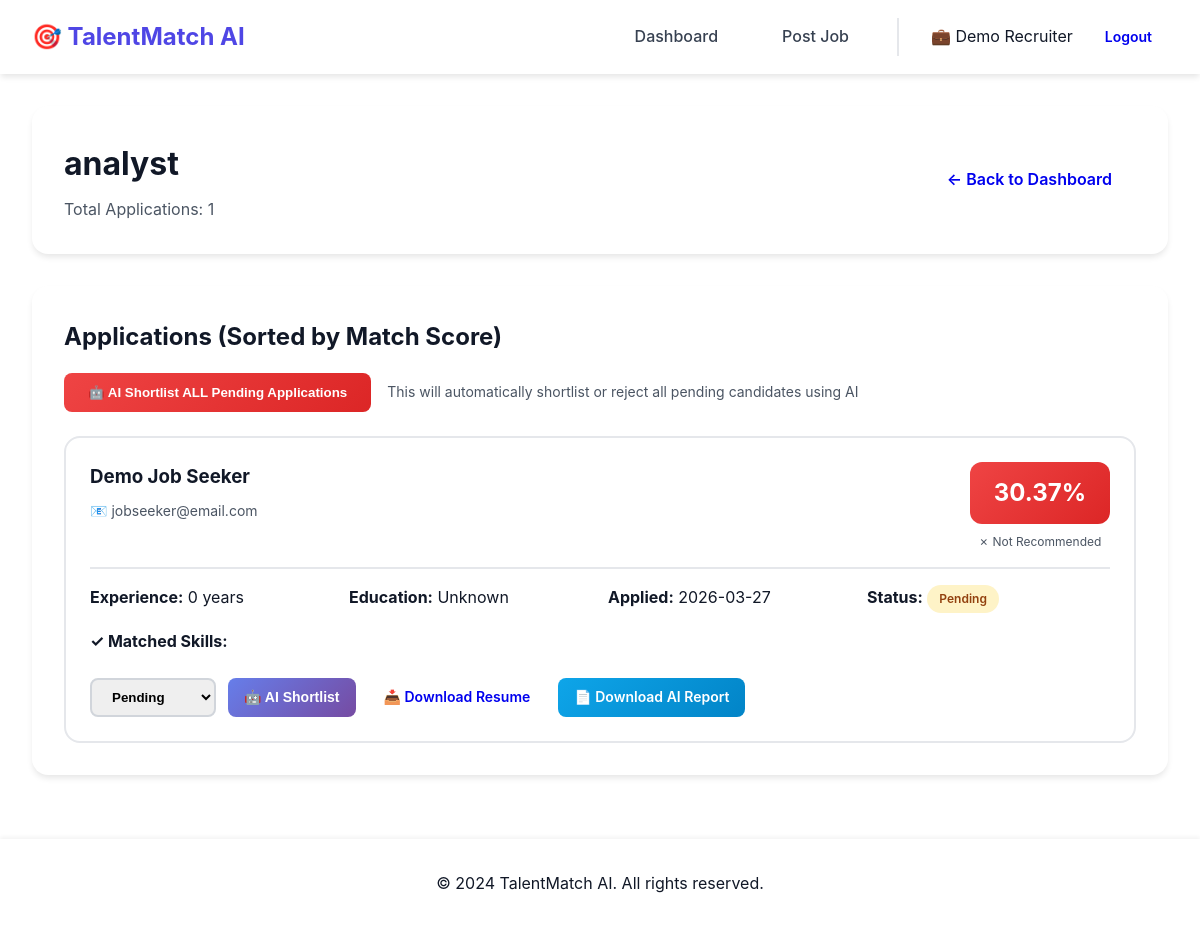
Screenshot of /recruiter/jobs/5/applications (signed in) with the database file from the repository.
### tables this page shows
CREATE TABLE jobs (
            id INTEGER PRIMARY KEY AUTOINCREMENT,
            title TEXT NOT NULL,
            description TEXT NOT NULL,
            requirements TEXT NOT NULL,
            location TEXT,
            job_type TEXT,
            experience_level TEXT,
            salary_range TEXT,
            posted_by INTEGER,
            status TEXT DEFAULT 'active',
            created_at TIMESTAMP DEFAULT CURRENT_TIMESTAMP,
            FOREIGN KEY (posted_by) REFERENCES users (id)
        );

CREATE TABLE applications (
            id INTEGER PRIMARY KEY AUTOINCREMENT,
            job_id INTEGER NOT NULL,
            user_id INTEGER NOT NULL,
            resume_path TEXT NOT NULL,
            cover_letter TEXT,
            match_score REAL,
            skills_matched TEXT,
            experience_years INTEGER,
            education_level TEXT,
            status TEXT DEFAULT 'pending',
            screening_result TEXT,
            applied_at TIMESTAMP DEFAULT CURRENT_TIMESTAMP,
            FOREIGN KEY (job_id) REFERENCES jobs (id),
            FOREIGN KEY (user_id) REFERENCES users (id)
        );

CREATE TABLE users (
            id INTEGER PRIMARY KEY AUTOINCREMENT,
            username TEXT UNIQUE NOT NULL,
            email TEXT UNIQUE NOT NULL,
            password TEXT NOT NULL,
            role TEXT NOT NULL,
            full_name TEXT,
            phone TEXT,
            created_at TIMESTAMP DEFAULT CURRENT_TIMESTAMP
        );

### app.py (the view)
@app.route('/recruiter/jobs/<int:job_id>/applications')
def view_applications(job_id):
    if 'user_id' not in session or session.get('role') != 'recruiter':
        return redirect(url_for('login'))
    conn = get_db()
    job = conn.execute('SELECT * FROM jobs WHERE id = ? AND posted_by = ?',
                       (job_id, session['user_id'])).fetchone()
    if not job:
        flash('Job not found', 'error')
        conn.close()
        return redirect(url_for('recruiter_dashboard'))
    applications = conn.execute('''
        SELECT a.*, u.full_name as candidate_name, u.email as candidate_email, u.phone as candidate_phone
        FROM applications a
        JOIN users u ON a.user_id = u.id
        WHERE a.job_id = ?
        ORDER BY a.match_score DESC, a.applied_at DESC
    ''', (job_id,)).fetchall()
    conn.close()
    return render_template('recruiter_applications.html', job=job, applications=applications)

### app.py (called while the page is built)
def get_db():
    conn = sqlite3.connect('database.db')
    conn.row_factory = sqlite3.Row
    return conn

### templates/recruiter_applications.html (shortened to what this page needs)
<!DOCTYPE html>
<html lang="en">
<head>
    <link rel="stylesheet" href="{{ url_for('static', filename='style.css') }}">
</head>
<body>
    <nav class="navbar">
        <div class="nav-brand">🎯 TalentMatch AI</div>
        <div class="nav-menu">
            <a href="{{ url_for('recruiter_dashboard') }}" class="nav-link">Dashboard</a>
            <a href="{{ url_for('create_job') }}" class="nav-link">Post Job</a>
            <div class="nav-user">
                <span>💼 {{ session.full_name or session.username }}</span>
                <a href="{{ url_for('logout') }}" class="btn btn-sm">Logout</a>
            </div>
        </div>
    </nav>
    <div class="container">
        <div class="page-header">
            <div>
                <h1>{{ job.title }}</h1>
                <p style="color: var(--gray-600); margin-top: 0.5rem;">Total Applications: {{ applications|length }}</p>
            </div>
            <a href="{{ url_for('recruiter_dashboard') }}" class="btn">← Back to Dashboard</a>
        </div>
        <div class="section">
            <h2>Applications (Sorted by Match Score)</h2>
            <div style="margin-top: 1rem; margin-bottom: 1.5rem; display: flex; gap: 1rem;">
    <button onclick="bulkAIShortlist()"
            class="btn"
            style="background: linear-gradient(135deg, #ef4444 0%, #dc2626 100%); color: white;">
        🤖 AI Shortlist ALL Pending Applications
    </button>
    <span style="font-size: 0.875rem; color: var(--gray-600); align-self: center;">
        This will automatically shortlist or reject all pending candidates using AI
    </span>
</div>
            {% if applications|length > 0 %}
                <div style="display: grid; gap: 1.5rem; margin-top: 1.5rem;">
                    {% for app in applications %}
                    <div style="border: 2px solid var(--gray-200); border-radius: 1rem; padding: 1.5rem; transition: all 0.3s;"
                         onmouseover="this.style.borderColor='var(--primary)'"
                         onmouseout="this.style.borderColor='var(--gray-200)'">
                        <div style="display: flex; justify-content: space-between; align-items: start; margin-bottom: 1rem; padding-bottom: 1rem; border-bottom: 2px solid var(--gray-200);">
                            <div>
                                <h3 style="margin-bottom: 0.5rem;">{{ app.candidate_name }}</h3>
                                <p style="color: var(--gray-600); font-size: 0.875rem;">
                                    📧 {{ app.candidate_email }}
                                </p>
                            </div>
                            <div style="text-align: center;">
                                <div class="score-badge" style="background: linear-gradient(135deg,
                                    {% if app.match_score >= 75 %}#10B981 0%, #059669 100%{% elif app.match_score >= 60 %}#3B82F6 0%, #2563EB 100%{% elif app.match_score >= 45 %}#F59E0B 0%, #D97706 100%{% else %}#EF4444 0%, #DC2626 100%{% endif %}); margin-bottom: 0.5rem;">
                                    {{ app.match_score }}%
                                </div>
                                <p style="font-size: 0.75rem; color: var(--gray-600);">
                                    {% if app.match_score >= 75 %}⭐ Highly Recommended
                                    {% elif app.match_score >= 60 %}✓ Recommended
                                    {% elif app.match_score >= 45 %}⚠ Maybe
                                    {% else %}✗ Not Recommended
                                    {% endif %}
                                </p>
                            </div>
                        </div>
                        <div style="display: grid; grid-template-columns: repeat(auto-fit, minmax(200px, 1fr)); gap: 1rem; margin-bottom: 1rem;">
                            <div>
                                <strong>Experience:</strong> {{ app.experience_years }} years
                            </div>
                            <div>
                                <strong>Education:</strong> {{ app.education_level }}
                            </div>
                            <div>
                                <strong>Applied:</strong> {{ app.applied_at[:10] }}
                            </div>
                            <div>
                                <strong>Status:</strong>
                                <span class="badge badge-{{ 'success' if app.status == 'shortlisted' else 'warning' if app.status == 'pending' else 'primary' if app.status == 'interview' else 'danger' }}">
                                    {{ app.status.title() }}
                                </span>
                            </div>
                        </div>
                        {% if app.skills_matched %}
                        <div style="margin-bottom: 1rem;">
                            <strong>✓ Matched Skills:</strong>
                        </div>
                        {% endif %}
                        <div style="display: flex; gap: 0.75rem; flex-wrap: wrap;">
                            <select onchange="updateStatus({{ app.id }}, this.value)" style="padding: 0.5rem 1rem; border: 2px solid var(--gray-300); border-radius: 0.5rem; font-weight: 600; cursor: pointer;">
                                <option value="pending" {% if app.status == 'pending' %}selected{% endif %}>Pending</option>
                            </select>
                            {% if app.status == 'pending' %}
                            <button onclick="aiShortlist({{ app.id }}, this)" class="btn btn-sm" style="background: linear-gradient(135deg, #667eea 0%, #764ba2 100%); color: white; border: none;">
                                🤖 AI Shortlist
                            </button>
                            {% endif %}
                            <a href="{{ url_for('download_resume', app_id=app.id) }}" class="btn btn-sm">
                                📥 Download Resume
                            </a>
                            {% if app.screening_result %}
<a href="/recruiter/applications/{{ app.id }}/download-report"
   class="btn btn-sm"
   style="background: linear-gradient(135deg, #0ea5e9 0%, #0284c7 100%); color: white;">
   📄 Download AI Report
</a>
{% endif %}
                        </div>
                    </div>
                    {% endfor %}
                </div>
            {% else %}
                <p style="text-align: center; padding: 3rem; color: var(--gray-500);">
                    No applications yet. Share your job posting to start receiving applications.
                </p>
            {% endif %}
        </div>
    </div>
    <footer class="footer">
        <p>&copy; 2024 TalentMatch AI. All rights reserved.</p>
    </footer>
</body>
</html>

### static/style.css (style rules this page uses)
* { margin: 0; padding: 0; box-sizing: border-box; }
:root { --primary: #4F46E5; --primary-dark: #4338CA; --primary-light: #818CF8; --success: #10B981; --warning: #F59E0B; --danger: #EF4444; --info: #3B82F6; --dark: #111827; --gray-800: #1F2937; --gray-700: #374151; --gray-600: #4B5563; --gray-500: #6B7280; --gray-400: #9CA3AF; --gray-300: #D1D5DB; --gray-200: #E5E7EB; --gray-100: #F3F4F6; --white: #FFFFFF; --shadow-sm: 0 1px 2px 0 rgba(0, 0, 0, 0.05); --shadow: 0 4px 6px -1px rgba(0, 0, 0, 0.1); --shadow-lg: 0 10px 15px -3px rgba(0, 0, 0, 0.1); --shadow-xl: 0 20px 25px -5px rgba(0, 0, 0, 0.1); }
body { font-family: 'Inter', -apple-system, BlinkMacSystemFont, 'Segoe UI', Roboto, sans-serif; background: var(--gray-50); color: var(--dark); line-height: 1.6; }
.navbar { background: white; box-shadow: var(--shadow); padding: 1rem 2rem; display: flex; justify-content: space-between; align-items: center; position: sticky; top: 0; z-index: 100; }
.nav-brand { font-size: 1.5rem; font-weight: 700; color: var(--primary); display: flex; align-items: center; gap: 0.5rem; }
.nav-menu { display: flex; align-items: center; gap: 2rem; }
.nav-link { color: var(--gray-700); text-decoration: none; padding: 0.5rem 1rem; border-radius: 0.5rem; font-weight: 500; transition: all 0.3s; }
.nav-user { display: flex; align-items: center; gap: 1rem; padding-left: 2rem; border-left: 2px solid var(--gray-200); }
.container { max-width: 1400px; margin: 2rem auto; padding: 0 2rem; }
.page-header { background: white; padding: 2rem; border-radius: 1rem; box-shadow: var(--shadow); margin-bottom: 2rem; display: flex; justify-content: space-between; align-items: center; }
.page-header h1 { font-size: 2rem; font-weight: 700; color: var(--dark); }
.btn { padding: 0.75rem 1.5rem; border: none; border-radius: 0.5rem; font-weight: 600; cursor: pointer; transition: all 0.3s; text-decoration: none; display: inline-block; text-align: center; }
.btn-sm { padding: 0.5rem 1rem; font-size: 0.875rem; }
.section { background: white; padding: 2rem; border-radius: 1rem; box-shadow: var(--shadow); margin-bottom: 2rem; }
.badge { padding: 0.25rem 0.75rem; border-radius: 9999px; font-size: 0.75rem; font-weight: 600; display: inline-block; }
.badge-warning { background: #FEF3C7; color: #92400E; }
.score-badge { display: inline-block; padding: 0.75rem 1.5rem; border-radius: 0.75rem; color: white; font-weight: 700; font-size: 1.5rem; }
.footer { background: white; padding: 2rem; text-align: center; margin-top: 4rem; box-shadow: 0 -2px 4px rgba(0,0,0,0.05); }

### rows the page displays
jobs: title "analyst"
applications: candidate_name "Demo Job Seeker", candidate_email "jobseeker@email.com", match_score "30.37", shows "✗ Not Recommended", experience_years "0", education_level "Unknown", applied_at "2026-03-27", status "Pending", shows "✓ Matched Skills:", status+id "Pending"

### other values shown
{{ session.full_name or session.username }} "Demo Recruiter"
{{ applications|length }} "1"
